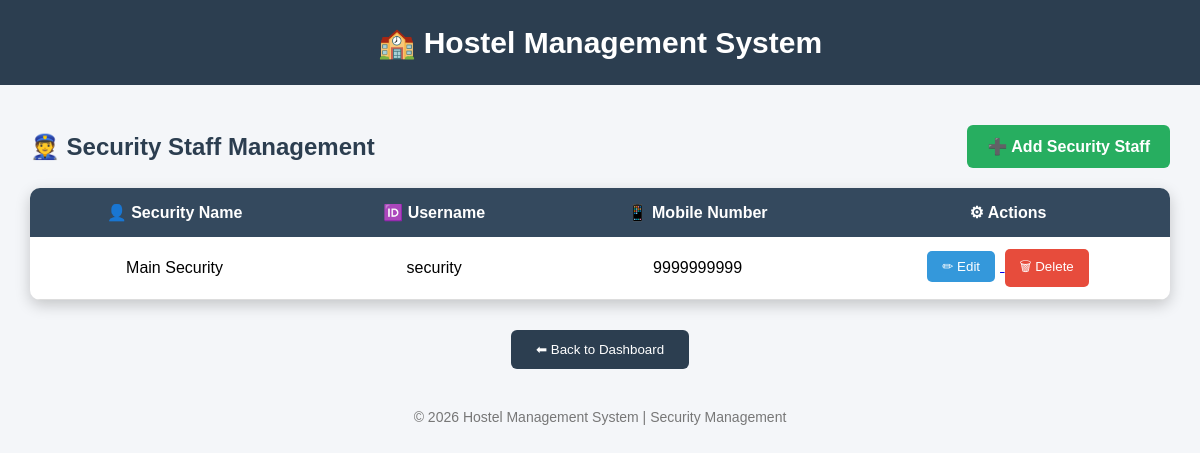
Before: /admin/security (signed in) with the older database file.
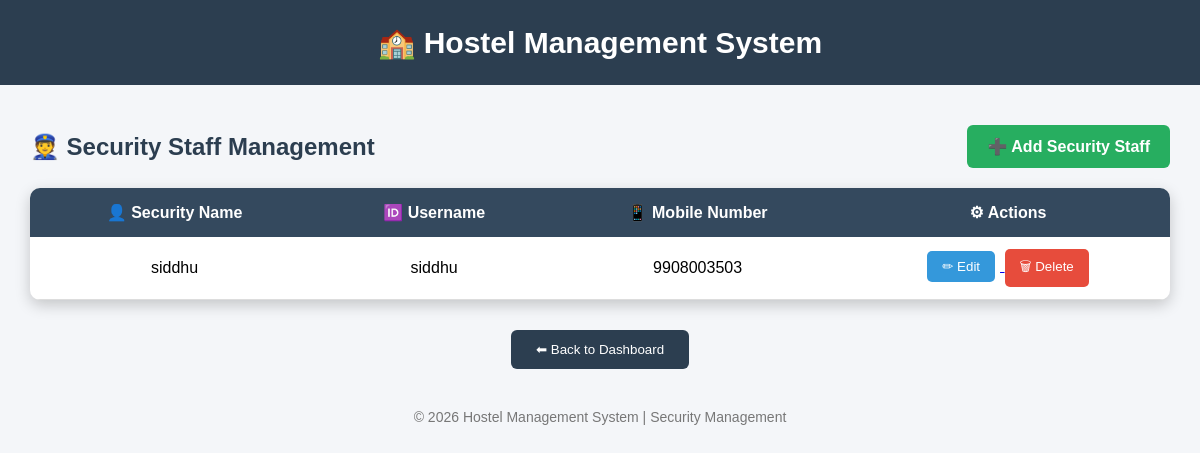
After: the same page with the newer database file.
### tables this page shows
CREATE TABLE security(

    id INTEGER PRIMARY KEY AUTOINCREMENT,

    college_code TEXT NOT NULL,

    security_name TEXT NOT NULL,

    username TEXT UNIQUE NOT NULL,

    mobile TEXT NOT NULL,

    password TEXT NOT NULL,

    FOREIGN KEY(college_code)
    REFERENCES colleges(college_code)
    ON DELETE CASCADE

);

### app.py (the view)
@app.route("/admin/security")
def view_security():
    if "college_id" not in session:
        return redirect(url_for("admin_login"))
    conn = sqlite3.connect("hostel.db")
    cursor = conn.cursor()
    cursor.execute("""
    SELECT
        id,
        security_name,
        username,
        mobile
    FROM security
    ORDER BY security_name
    """)
    security = cursor.fetchall()
    conn.close()
    return render_template(
        "security.html",
        security=security
    )

### templates/security.html (shortened to what this page needs)
<!DOCTYPE html>
<html>
<head>
</head>
<body>
<div class="header">
🏫 Hostel Management System
</div>
<div class="container">
<div class="top-bar">
<h2>👮 Security Staff Management</h2>
<a href="/admin/add_security" class="add-btn">
➕ Add Security Staff
</a>
</div>
<table>
<tr>
<th>👤 Security Name</th>
<th>🆔 Username</th>
<th>📱 Mobile Number</th>
<th>⚙ Actions</th>
</tr>
{% for s in security %}
<tr>
<td>{{ s[1] }}</td>
<td>{{ s[2] }}</td>
<td>{{ s[3] }}</td>
<td>
<a href="/admin/edit_security/{{ s[0] }}">
<button class="edit-btn">
✏ Edit
</button>
</a>
<a href="/admin/delete_security/{{ s[0] }}"
onclick="return confirm('Are you sure you want to delete this security staff?')">
<button class="delete-btn">
🗑 Delete
</button>
</a>
</td>
</tr>
{% endfor %}
</table>
<div class="back">
<a href="/admin/dashboard">
<button>
⬅ Back to Dashboard
</button>
</a>
</div>
</div>
<div class="footer">
© 2026 Hostel Management System | Security Management
</div>
</body>
</html>

### templates/security.html (style rules this page uses)
* { margin:0; padding:0; box-sizing:border-box; font-family:Arial,sans-serif; }
body { background:#f4f6f9; }
.header { background:#2c3e50; color:white; text-align:center; padding:25px; font-size:30px; font-weight:bold; }
.container { width:95%; max-width:1200px; margin:40px auto; }
.top-bar { display:flex; justify-content:space-between; align-items:center; margin-bottom:20px; }
.top-bar h2 { color:#2c3e50; }
.add-btn { background:#27ae60; color:white; text-decoration:none; padding:12px 20px; border-radius:6px; font-weight:bold; transition:.3s; }
table { width:100%; border-collapse:collapse; background:white; border-radius:10px; overflow:hidden; box-shadow:0 5px 15px rgba(0,0,0,.2); }
th { background:#34495e; color:white; padding:15px; }
td { padding:12px; text-align:center; border-bottom:1px solid #ddd; }
.edit-btn { background:#3498db; color:white; border:none; padding:8px 15px; border-radius:5px; cursor:pointer; margin-right:5px; transition:.3s; }
.delete-btn { background:#e74c3c; color:white; border:none; padding:8px 15px; border-radius:5px; cursor:pointer; transition:.3s; }
.back { text-align:center; margin-top:30px; }
.back button { background:#2c3e50; color:white; border:none; padding:12px 25px; border-radius:6px; cursor:pointer; transition:.3s; }
.footer { text-align:center; margin-top:40px; color:#777; font-size:14px; }

Changed rows visible on the page:
removed security: security_name "Main Security", username "security", mobile "9999999999"
added security: security_name "siddhu", username "siddhu", mobile "9908003503"
